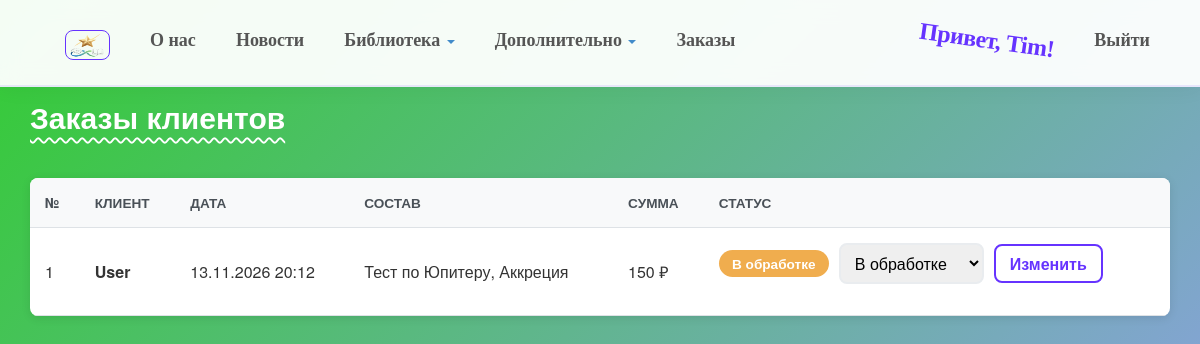
Page /orders/ (signed in) on the committed database.
### app/models.py (models this page shows, shortened)
class Order(models.Model):
    STATUS_CHOICES = [
        ('processing', 'В обработке'),
        ('confirmed', 'Подтверждён'),
        ('completed', 'Выполнен'),
        ('cancelled', 'Отменён'),
    ]
    customer = models.ForeignKey(User, on_delete=models.CASCADE, related_name='orders', verbose_name="Клиент")
    created_at = models.DateTimeField(auto_now_add=True, verbose_name="Дата заказа")
    status = models.CharField(max_length=20, choices=STATUS_CHOICES, default='processing', verbose_name="Статус")
    class Meta:
        verbose_name = "Заказ"
        verbose_name_plural = "Заказы"
        ordering = ['-created_at']

class OrderItem(models.Model):
    order = models.ForeignKey(Order, on_delete=models.CASCADE, related_name='items', verbose_name="Заказ")
    material = models.ForeignKey(EducationalMaterial, on_delete=models.SET_NULL, null=True, blank=True, verbose_name="Материал")
    title = models.CharField(max_length=100, verbose_name="Название на момент заказа")
    price = models.DecimalField(max_digits=10, decimal_places=2, verbose_name="Цена на момент заказа")

### app/views.py (the view, shortened to what this page needs)
# urls.py: path('orders/', app_views.manager_orders, name='manager_orders'),
@login_required
@user_passes_test(is_manager)
def manager_orders(request):
    orders = (Order.objects
              .select_related('customer')
              .prefetch_related('items')
              .annotate(total_price=Sum('items__price')))
    return render(
        request,
        'app/manager/orders.html',
        {
            'title': 'Заказы',
            'orders': orders,
            'statuses': Order.STATUS_CHOICES,
        }
    )

### app/views.py (called while the page is built)
def is_manager(user):
    return user.is_authenticated and any(g.name.lower() == 'менеджер' for g in user.groups.all())

### app/templates/app/manager/orders.html (shortened to what this page needs)
{% extends 'app/layout.html' %}
{% load static %}
{% block extra_css %}
<link rel="stylesheet" href="{% static 'app/content/admin.css' %}">
<link rel="stylesheet" href="{% static 'app/content/orders.css' %}">
{% endblock %}
{% block content %}
<div class="admin-header">
    <h2 class="page-title">Заказы клиентов</h2>
</div>
{% if orders %}
<table class="data-table">
    <thead>
        <tr>
            <th>№</th>
            <th>Клиент</th>
            <th>Дата</th>
            <th>Состав</th>
            <th>Сумма</th>
            <th>Статус</th>
        </tr>
    </thead>
    <tbody>
        {% for order in orders %}
        <tr>
            <td>{{ order.id }}</td>
            <td><strong>{{ order.customer.username }}</strong></td>
            <td>{{ order.created_at|date:"d.m.Y H:i" }}</td>
            <td>
                {% for item in order.items.all %}{{ item.title }}{% if not forloop.last %}, {% endif %}{% endfor %}
            </td>
            <td>{{ order.total_price|default:0 }} ₽</td>
            <td>
                <form method="post" class="status-form">
                    <span class="status-badge status-{{ order.status }}">{{ order.get_status_display }}</span>
                    <select name="status">
                        {% for value, label in statuses %}
                        <option value="{{ value }}" {% if value == order.status %}selected{% endif %}>{{ label }}</option>
                        {% endfor %}
                    </select>
                    <button type="submit" class="btn-status">Изменить</button>
                </form>
            </td>
        </tr>
        {% endfor %}
    </tbody>
</table>
{% else %}
<div class="empty-state">
    <h3>Заказов пока нет</h3>
    <p>Как только клиенты оформят заказы, они появятся здесь</p>
</div>
{% endif %}
{% endblock %}

### app/templates/app/loginpartial.html (shortened to what this page needs)
﻿{% if user.is_authenticated %}
<form id="logoutForm" action="/logout/" method="post" class="navbar-right">
    <ul class="nav navbar-nav navbar-right">
        <li class="dropdown">
            <a class="navbar-brand"><span>Привет, {{ user.username }}!</span></a>
        </li>
        <li><a href="javascript:document.getElementById('logoutForm').submit()">Выйти</a></li>
    </ul>
</form>
{% endif %}

### app/static/app/content/site.css (style rules this page uses)
body { padding-top: 80px; padding-bottom: 50px; }
input, select, textarea { max-width: 280px; }

### app/static/app/content/admin.css (style rules this page uses)
body { margin-top: 5%; padding: 0; min-height: 90vh; background: linear-gradient(135deg, #66cc99 0%, #66b8cc 100%); }
h2 { color: #ffffff; font-weight: 700; margin-bottom: 15px; text-align: left; text-decoration: underline wavy 2px; text-underline-offset: 8px; }
.admin-header { display: flex; justify-content: space-between; align-items: center; margin-bottom: 30px; flex-wrap: wrap; gap: 15px; }
.data-table { width: 100%; border-collapse: collapse; margin-top: 20px; background: white; border-radius: 8px; overflow: hidden; box-shadow: 0 2px 10px rgba(0,0,0,0.1); }
.data-table th, .data-table td { padding: 15px; text-align: left; border-bottom: 1px solid #dee2e6; }
.data-table th { background: #f8f9fa; font-weight: 600; color: #495057; text-transform: uppercase; font-size: 0.85em; }

### app/static/app/content/orders.css (style rules this page uses)
.status-form { display: flex; align-items: center; gap: 10px; flex-wrap: wrap; }
.status-form select { padding: 6px 10px; border: 2px solid #e9ecef; border-radius: 8px; max-width: 160px; }
.btn-status { padding: 6px 14px; color: #6633FF; background: #fff; border: 2px solid #6633FF; border-radius: 8px; font-weight: 600; transition: all 0.3s ease; }
.status-badge { display: inline-block; padding: 4px 12px; border-radius: 20px; color: #fff; font-size: 0.85em; font-weight: 600; min-width: 110px; text-align: center; }
.status-processing { background: #f0ad4e; }

### app/templates/app/layout.html (style rules this page uses)
body { background: linear-gradient(135deg, #33CC33 0%, #9999FF 100%); }

### rows in the picture
Order: id "1", customer.username "User", created_at "13.11.2026 20:12", total_price "150", status "В обработке"
OrderItem: title "Тест по Юпитеру"
OrderItem: title "Аккреция"

### other values in the picture
{{ user.username }} "Tim"
